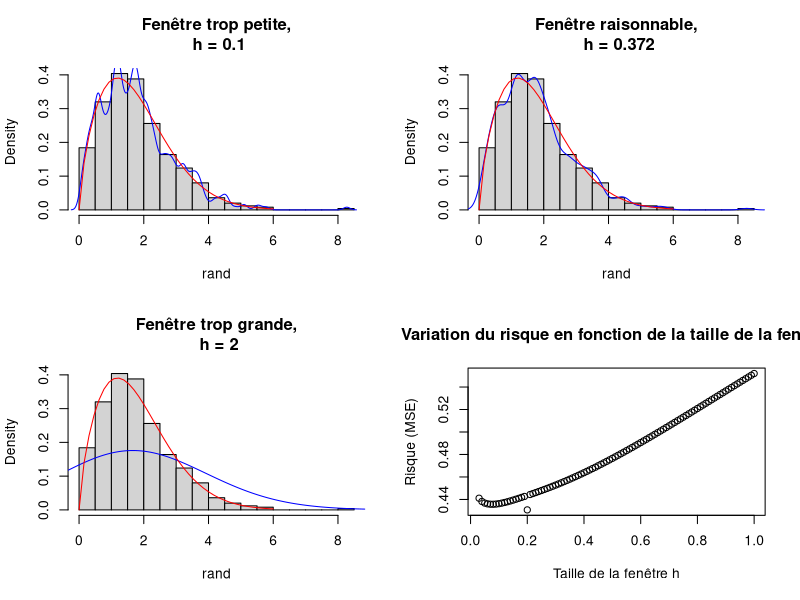

Recreate this plot in R.
## ---- chunk 1
dt <- data.frame(Noyau = c("Epanechnikov", "Bigweight", "Triangular",
"Gaussien", "Rectangulaire"), Efficacite = c(1.000, 0.994, 0.986, 0.951, 0.930))
knitr::kable(dt, caption = "Efficacité des noyaux continus symétriques", booktabs = TRUE)
## ---- chunk 2
knitr::kable(
  head(iris, 20), caption = 'Here is a nice table!',
  booktabs = TRUE
)
## ---- chunk 3
# Fonction calculant le risque quadratique (MSE)
Risk<- function(sample, bandwith, kernel){
  
  X  <- sample
  n <- length(X)
  x <- seq.int(min(X), max(X), length.out = n)
  if (missing(kernel)) {kernel = "gaussian"}
  kern <- switch(kernel,
                 gaussian = function(u){return(dnorm(u))},
                 rectangular = function(u){
                   ifelse(abs(u) < 1, .5, 0) },
                 triangular = function(u) {
                   return(ifelse(abs(u) < 1, (1 - abs(u)), 0)) },
                 epanechnikov = function(u){
                   return(ifelse(abs(u) < 1, 3/4*(1 - u^2), 0)) },
                 biweight = function(u){ 
                   return(ifelse(abs(u) < 1, 15/16*(1 - u^2)^2, 0)) }) # noyau caractère en fonction
  
  hatf <- function(x, sample, h, kernel){
    n <- length(sample)
    som <- 0
    for (i in 1:n){
     som <- som + kern((sample[i]-x)/h) 
    }
    return(som/(n*h))
  } 
   
  s <- 0
  for (i in 1:n){ 
    s <- s + sum(kern( (X[i]-X[-i])/bandwith)) 
  }
  

  n2hat_f <- integrate(function(x) hatf(x, sample = X, h = bandwith, kernel = kern), min(X)-50, max(X)+50)$value ^2

  R <- n2hat_f - 2/(n*(n-1))* s /bandwith

  return(R)
}

## ---- chunk 4
par(mfrow=c(2,2))

seq <- seq(0,6, length.out = 40)
yweib <- dweibull(seq,1.7,2)
rand <-rweibull(500,1.7,2)

hist(rand, breaks = 12, freq = F, main = "")
lines(density(rand, bw = 0.1), col ="blue")
lines(seq, yweib, col="red")
title("Fenêtre trop petite,\n h = 0.1")

hist(rand, breaks = 12, freq = F, main = "")
lines(density(rand, bw="ucv"), col ="blue")
lines(seq, yweib, col="red")
title("Fenêtre raisonnable,\n h = 0.372")

hist(rand, breaks = 12, freq = F, main = "")
lines(density(rand, bw = 2), col ="blue")
lines(seq, yweib, col="red")
title("Fenêtre trop grande,\n h = 2")


x <- seq(0.03, 1, by = 0.01)
risvec <- NULL
j=1
for (i in x){risvec[j]=Risk(rand,i); j=j+1}

plot(x, risvec, xlab = "Taille de la fenêtre h", ylab = "Risque (MSE)")
title("Variation du risque en fonction de la taille de la fenêtre")
